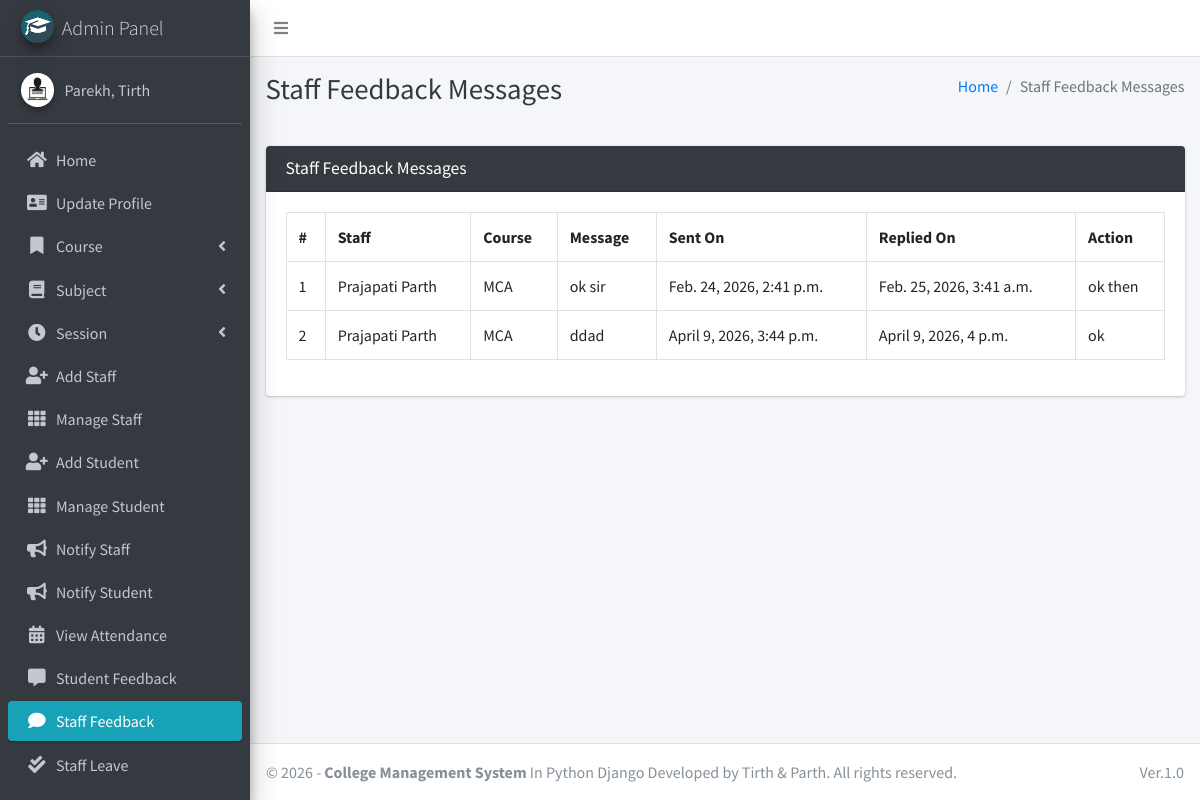
The page /staff/view/feedback/ (signed in) on the database its author committed.
### main_app/models.py (models this page shows)
class CustomUser(AbstractUser):
    USER_TYPE = ((1, "HOD"), (2, "Staff"), (3, "Student"))
    GENDER = [("M", "Male"), ("F", "Female")]
    username = None  # Removed username, using email instead
    email = models.EmailField(unique=True)
    user_type = models.CharField(default=1, choices=USER_TYPE, max_length=1)
    gender = models.CharField(max_length=1, choices=GENDER)
    profile_pic = models.ImageField()
    address = models.TextField()
    fcm_token = models.TextField(default="")  # For firebase notifications
    created_at = models.DateTimeField(auto_now_add=True)
    updated_at = models.DateTimeField(auto_now=True)
    USERNAME_FIELD = "email"
    REQUIRED_FIELDS = []
    objects = CustomUserManager()
    def __str__(self):
        return self.last_name + ", " + self.first_name

class FeedbackStaff(models.Model):
    staff = models.ForeignKey(Staff, on_delete=models.CASCADE)
    feedback = models.TextField()
    reply = models.TextField()
    created_at = models.DateTimeField(auto_now_add=True)
    updated_at = models.DateTimeField(auto_now=True)

class Staff(models.Model):
    course = models.ForeignKey(Course, on_delete=models.DO_NOTHING, null=True, blank=False)
    admin = models.OneToOneField(CustomUser, on_delete=models.CASCADE)
    def __str__(self):
        return self.admin.last_name + " " + self.admin.first_name

class Course(models.Model):
    name = models.CharField(max_length=120)
    created_at = models.DateTimeField(auto_now_add=True)
    updated_at = models.DateTimeField(auto_now=True)
    def __str__(self):
        return self.name

### main_app/hod_views.py (the view, shortened to what this page needs)
# urls.py: path("staff/view/feedback/", hod_views.staff_feedback_message,
@csrf_exempt
def staff_feedback_message(request):
    if request.method != 'POST':
        feedbacks = FeedbackStaff.objects.all()
        context = {
            'feedbacks': feedbacks,
            'page_title': 'Staff Feedback Messages'
        }
        return render(request, 'hod_template/staff_feedback_template.html', context)

### main_app/templates/hod_template/staff_feedback_template.html (shortened to what this page needs)
{% extends 'main_app/base.html' %}
{% load static %}
{% block page_title %}{{page_title}}{% endblock page_title %}
{% block content %}
<section class="content">
    <div class="container-fluid">
        <div class="row">
            <div class="col-md-12">
                <div class="card card-dark">
                    <div class="card-header">
                        <h3 class="card-title">{{page_title}}</h3>
                    </div>
                    <div class="table card-body">
                        <table class="table table-bordered table-hover">
                            <tr>
                                <th>#</th>
                                <th>Staff</th>
                                <th>Course</th>
                                <th>Message</th>
                                <th>Sent On</th>
                                <th>Replied On</th>
                                <th>Action</th>
                            </tr>
                            {% for feedback in  feedbacks %}
                              <tr>
                                  <td>{{forloop.counter}}</td>
                                  <td>{{feedback.staff}}</td>
                                  <td>{{feedback.staff.course}}</td>
                                  <td>{{feedback.feedback}}</td>
                                    {% if feedback.reply == "" %}
                                    <td>{{feedback.created_at}}</td>
                                    <td><span  class='badge badge-warning'>Pending Response</span></td>
                                         <td> <button data-toggle = "modal" data-target = "#reply_modal" value="{{feedback.id}}" class="btn btn-success reply_open_modal">Reply</button>
                                        {% else %}
                                        <td>{{feedback.created_at}}</td>
                                        <td>{{feedback.updated_at}}</td>
                                          <td>{{feedback.reply}}</td>
                                    {% endif %}
                              </tr>
                            {% endfor %}
                        </table>
                    </div>
                    </div>
            </div>
        </div>
    </div>
</section>
{% endblock content %}

### main_app/templates/main_app/sidebar_template.html (shortened to what this page needs)
{% load static %}
<aside class="main-sidebar sidebar-dark-info elevation-4">
    {% if request.user.user_type == '1' %}
    <a href="{% url 'admin_home' %}" class="brand-link">
        <img src="{% static 'dist/img/cmsl.png' %} " alt="AdminLTE Logo"
            class="brand-image img-circle elevation-3" >
        <span class="brand-text font-weight-light">Admin Panel</span>
    </a>
    <div class="sidebar">
        <div class="user-panel mt-3 pb-3 mb-3 d-flex">
            <div class="image">
                <img src="{{ request.user.profile_pic}}" class="img-circle elevation-2" alt="User Image">
            </div>
            <div class="info">
                <a href="#" class="d-block">{{user}}</a>
            </div>
        </div>
        <nav class="mt-2">
            <ul class="nav nav-pills nav-sidebar flex-column" data-widget="treeview" role="menu" data-accordion="false">
                <li class="nav-item">
                    {% url 'admin_home' as admin_home %}
                    <a href="{{admin_home}}" class="nav-link {% if admin_home == request.path %} active {% endif %}">
                        <i class="nav-icon fas fa-home"></i>
                        <p>
                            Home
                        </p>
                    </a>
                </li>
                <li class="nav-item">
                    {% url 'admin_view_profile' as admin_view_profile %}
                    <a href="{{admin_view_profile}}"
                        class="nav-link {% if admin_view_profile == request.path %} active {% endif %}">
                        <i class="nav-icon fas fa-address-card"></i>
                        <p>
                            Update Profile
                        </p>
                    </a>
                </li>
                <li class="nav-item has-treeview">
                    <a href="#" class="nav-link">
                        <i class="nav-icon fas fa-bookmark"></i>
                        <p>
                            Course
                            <i class="fas fa-angle-left right"></i>
                        </p>
                    </a>
                </li>
                <li class="nav-item has-treeview">
                    <a href="#" class="nav-link">
                        <i class="nav-icon fas fa-book"></i>
                        <p>
                            Subject
                            <i class="fas fa-angle-left right"></i>
                        </p>
                    </a>
                </li>
                <li class="nav-item has-treeview">
                    <a href="#" class="nav-link">
                        <i class="nav-icon fas fa-clock"></i>
                        <p>
                            Session
                            <i class="fas fa-angle-left right"></i>
                        </p>
                    </a>
                </li>
                <li class="nav-item">
                    {% url 'add_staff' as add_staff %}
                    <a href="{{add_staff}}" class="nav-link {% if add_staff == request.path %} active {% endif %}">
                        <i class="nav-icon fas fa-user-plus"></i>
                        <p>
                            Add Staff
                        </p>
                    </a>
                </li>
                <li class="nav-item">
                    {% url 'manage_staff' as manage_staff %}
                    {% url 'edit_staff' staff_id as edit_staff %}
                    <a href="{{manage_staff}}"
                        class="nav-link {% if manage_staff == request.path or request.path == edit_staff %} active {% endif %}">
                        <i class="nav-icon fas fa-th"></i>
                        <p>
                            Manage Staff
                        </p>
                    </a>
                </li>
                <li class="nav-item">
                    {% url 'add_student' as add_student%}
                    <a href="{{add_student}}" class="nav-link  {% if add_student == request.path %} active {% endif %}">
                        <i class="nav-icon fas fa-user-plus"></i>
                        <p>
                            Add Student
                        </p>
                    </a>
                </li>
                <li class="nav-item">
                    {% url 'manage_student' as manage_student %}
                    {% url 'edit_student' student_id as edit_student %}
                    <a href="{{manage_student}}"
                        class="nav-link  {% if edit_student == request.path or manage_student == request.path %} active {% endif %}">
                        <i class="nav-icon fas fa-th"></i>
                        <p>
                            Manage Student
                        </p>
                    </a>
                </li>
                <li class="nav-item">
                    {% url 'admin_notify_staff' as admin_notify_staff %}
                    <a href="{{admin_notify_staff}}"
                        class="nav-link {% if admin_notify_staff == request.path %} active {% endif %}">
                        <i class="nav-icon fas fa-bullhorn"></i>
                        <p>
                            Notify Staff
                        </p>
                    </a>
                </li>
                <li class="nav-item">
                    {% url 'admin_notify_student' as admin_notify_student %}
                    <a href="{{admin_notify_student}}"
                        class="nav-link {% if admin_notify_student == request.path %} active {% endif %}">
                        <i class="nav-icon fas fa-bullhorn"></i>
                        <p>
                            Notify Student
                        </p>
                    </a>
                </li>
                <li class="nav-item">
                    {% url 'admin_view_attendance' as admin_view_attendance %}
                <li class="nav-item">
                    <a href="{{admin_view_attendance}}"
                        class="nav-link  {% if admin_view_attendance == request.path %} active {% endif %}">
                        <i class="nav-icon fas fa-calendar-alt"></i>
                        <p>
                            View Attendance
                        </p>
                    </a>
                </li>
                <li class="nav-item">
                    {% url 'student_feedback_message' as student_feedback_message %}
                    <a href="{{ student_feedback_message }}"
                        class="nav-link  {% if student_feedback_message == request.path %} active {% endif %}">
                        <i class="nav-icon fas fa-comment-alt"></i>
                        <p>
                            Student Feedback
                        </p>
                    </a>
                </li>
                <li class="nav-item">
                    {% url 'staff_feedback_message' as staff_feedback_message %}
                    <a href="{{staff_feedback_message}}"
                        class="nav-link   {% if staff_feedback_message == request.path %} active {% endif %}">
                        <i class="nav-icon fas fa-comment"></i>
                        <p>
                            Staff Feedback
                        </p>
                    </a>
                </li>
                <li class="nav-item">
                    {% url 'view_staff_leave' as view_staff_leave %}
                    <a href="{{view_staff_leave}}"
                        class="nav-link  {% if view_staff_leave == request.path %} active {% endif %}">
                        <i class="nav-icon fas fa-check-double"></i>
                        <p>
                            Staff Leave
                        </p>
                    </a>
                </li>
                <li class="nav-item">
                    {% url 'view_student_leave' as view_student_leave %}
                    <a href="{% url 'view_student_leave' %}"
                        class="nav-link  {% if view_student_leave == request.path %} active {% endif %}">
                    </a>
                </li>
                                        {% endif %}
                                    </ul>
                                </nav>
                            </div>
</aside>

### rows shown on the page
CustomUser: user.profile_pic (picture), last_name+first_name "Parekh, Tirth"
FeedbackStaff: staff "Prajapati Parth", staff.course "MCA", feedback "ok sir", created_at "Feb. 24, 2026, 2:41 p.m.", updated_at "Feb. 25, 2026, 3:41 a.m.", reply "ok then"
FeedbackStaff: staff "Prajapati Parth", staff.course "MCA", feedback "ddad", created_at "April 9, 2026, 3:44 p.m.", updated_at "April 9, 2026, 4 p.m.", reply "ok"

### other values the page prints
{{ page_title }} "Staff Feedback Messages"
